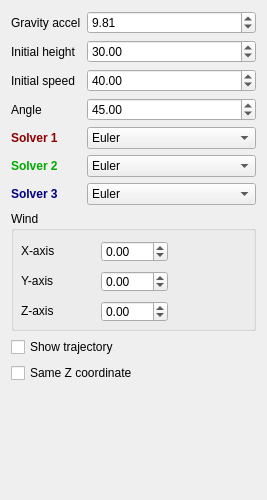
<?xml version="1.0" encoding="UTF-8"?>
<ui version="4.0">
 <class>WidgetProjectiles</class>
 <widget class="QWidget" name="WidgetProjectiles">
  <property name="geometry">
   <rect>
    <x>0</x>
    <y>0</y>
    <width>267</width>
    <height>500</height>
   </rect>
  </property>
  <property name="windowTitle">
   <string>Form</string>
  </property>
  <layout class="QFormLayout" name="formLayout">
   <item row="0" column="0">
    <widget class="QLabel" name="label_2">
     <property name="text">
      <string>Gravity accel</string>
     </property>
    </widget>
   </item>
   <item row="0" column="1">
    <widget class="QDoubleSpinBox" name="gravity">
     <property name="singleStep">
      <double>0.100000000000000</double>
     </property>
     <property name="value">
      <double>9.810000000000000</double>
     </property>
    </widget>
   </item>
   <item row="1" column="0">
    <widget class="QLabel" name="label">
     <property name="text">
      <string>Initial height</string>
     </property>
    </widget>
   </item>
   <item row="1" column="1">
    <widget class="QDoubleSpinBox" name="height">
     <property name="maximum">
      <double>100.000000000000000</double>
     </property>
     <property name="value">
      <double>30.000000000000000</double>
     </property>
    </widget>
   </item>
   <item row="2" column="0">
    <widget class="QLabel" name="label_4">
     <property name="text">
      <string>Initial speed</string>
     </property>
    </widget>
   </item>
   <item row="2" column="1">
    <widget class="QDoubleSpinBox" name="speed">
     <property name="maximum">
      <double>50.000000000000000</double>
     </property>
     <property name="value">
      <double>40.000000000000000</double>
     </property>
    </widget>
   </item>
   <item row="3" column="0">
    <widget class="QLabel" name="label_3">
     <property name="text">
      <string>Angle</string>
     </property>
    </widget>
   </item>
   <item row="3" column="1">
    <widget class="QDoubleSpinBox" name="angle">
     <property name="minimum">
      <double>-90.000000000000000</double>
     </property>
     <property name="maximum">
      <double>90.000000000000000</double>
     </property>
     <property name="value">
      <double>45.000000000000000</double>
     </property>
    </widget>
   </item>
   <item row="4" column="0">
    <widget class="QLabel" name="label_5">
     <property name="styleSheet">
      <string notr="true">font-weight:bold;color:darkred</string>
     </property>
     <property name="text">
      <string>Solver 1</string>
     </property>
    </widget>
   </item>
   <item row="4" column="1">
    <widget class="QComboBox" name="solver1">
     <item>
      <property name="text">
       <string>Euler</string>
      </property>
     </item>
     <item>
      <property name="text">
       <string>Symplectic Euler</string>
      </property>
     </item>
     <item>
      <property name="text">
       <string>Midpoint</string>
      </property>
     </item>
     <item>
      <property name="text">
       <string>Verlet</string>
      </property>
     </item>
    </widget>
   </item>
   <item row="5" column="0">
    <widget class="QLabel" name="label_6">
     <property name="styleSheet">
      <string notr="true">font-weight:bold;color:darkblue</string>
     </property>
     <property name="text">
      <string>&lt;html&gt;&lt;head/&gt;&lt;body&gt;&lt;p&gt;&lt;span style=&quot; color:#00aa00;&quot;&gt;Solver 2&lt;/span&gt;&lt;/p&gt;&lt;/body&gt;&lt;/html&gt;</string>
     </property>
    </widget>
   </item>
   <item row="5" column="1">
    <widget class="QComboBox" name="solver2">
     <property name="currentText">
      <string>Euler</string>
     </property>
     <item>
      <property name="text">
       <string>Euler</string>
      </property>
     </item>
     <item>
      <property name="text">
       <string>Sympletic Euler</string>
      </property>
     </item>
     <item>
      <property name="text">
       <string>Midpoint</string>
      </property>
     </item>
     <item>
      <property name="text">
       <string>Verlet</string>
      </property>
     </item>
    </widget>
   </item>
   <item row="6" column="0">
    <widget class="QLabel" name="label_7">
     <property name="font">
      <font>
       <bold>true</bold>
      </font>
     </property>
     <property name="text">
      <string>&lt;html&gt;&lt;head/&gt;&lt;body&gt;&lt;p&gt;&lt;span style=&quot; color:#00007f;&quot;&gt;Solver 3&lt;/span&gt;&lt;/p&gt;&lt;/body&gt;&lt;/html&gt;</string>
     </property>
    </widget>
   </item>
   <item row="6" column="1">
    <widget class="QComboBox" name="solver3">
     <property name="currentText">
      <string>Euler</string>
     </property>
     <item>
      <property name="text">
       <string>Euler</string>
      </property>
     </item>
     <item>
      <property name="text">
       <string>Sympletic Euler</string>
      </property>
     </item>
     <item>
      <property name="text">
       <string>Midpoint</string>
      </property>
     </item>
     <item>
      <property name="text">
       <string>Verlet</string>
      </property>
     </item>
    </widget>
   </item>
   <item row="7" column="0" colspan="2">
    <widget class="QGroupBox" name="groupBox">
     <property name="minimumSize">
      <size>
       <width>0</width>
       <height>120</height>
      </size>
     </property>
     <property name="title">
      <string>Wind</string>
     </property>
     <widget class="QLabel" name="label_8">
      <property name="geometry">
       <rect>
        <x>10</x>
        <y>30</y>
        <width>63</width>
        <height>20</height>
       </rect>
      </property>
      <property name="text">
       <string>X-axis</string>
      </property>
     </widget>
     <widget class="QLabel" name="label_9">
      <property name="geometry">
       <rect>
        <x>10</x>
        <y>60</y>
        <width>63</width>
        <height>20</height>
       </rect>
      </property>
      <property name="text">
       <string>Y-axis</string>
      </property>
     </widget>
     <widget class="QLabel" name="label_10">
      <property name="geometry">
       <rect>
        <x>10</x>
        <y>90</y>
        <width>63</width>
        <height>20</height>
       </rect>
      </property>
      <property name="text">
       <string>Z-axis</string>
      </property>
     </widget>
     <widget class="QDoubleSpinBox" name="windX">
      <property name="geometry">
       <rect>
        <x>90</x>
        <y>30</y>
        <width>67</width>
        <height>21</height>
       </rect>
      </property>
      <property name="minimum">
       <double>-10.000000000000000</double>
      </property>
      <property name="maximum">
       <double>10.000000000000000</double>
      </property>
      <property name="singleStep">
       <double>0.100000000000000</double>
      </property>
     </widget>
     <widget class="QDoubleSpinBox" name="windY">
      <property name="geometry">
       <rect>
        <x>90</x>
        <y>60</y>
        <width>67</width>
        <height>21</height>
       </rect>
      </property>
      <property name="minimum">
       <double>-10.000000000000000</double>
      </property>
      <property name="maximum">
       <double>10.000000000000000</double>
      </property>
      <property name="singleStep">
       <double>0.100000000000000</double>
      </property>
     </widget>
     <widget class="QDoubleSpinBox" name="windZ">
      <property name="geometry">
       <rect>
        <x>90</x>
        <y>90</y>
        <width>67</width>
        <height>21</height>
       </rect>
      </property>
      <property name="minimum">
       <double>-10.000000000000000</double>
      </property>
      <property name="maximum">
       <double>10.000000000000000</double>
      </property>
      <property name="singleStep">
       <double>0.100000000000000</double>
      </property>
     </widget>
    </widget>
   </item>
   <item row="9" column="0" colspan="2">
    <widget class="QCheckBox" name="trajectory">
     <property name="text">
      <string>Show trajectory</string>
     </property>
    </widget>
   </item>
   <item row="10" column="0" colspan="2">
    <widget class="QCheckBox" name="sameZ">
     <property name="text">
      <string>Same Z coordinate</string>
     </property>
    </widget>
   </item>
  </layout>
 </widget>
 <resources/>
 <connections/>
</ui>
